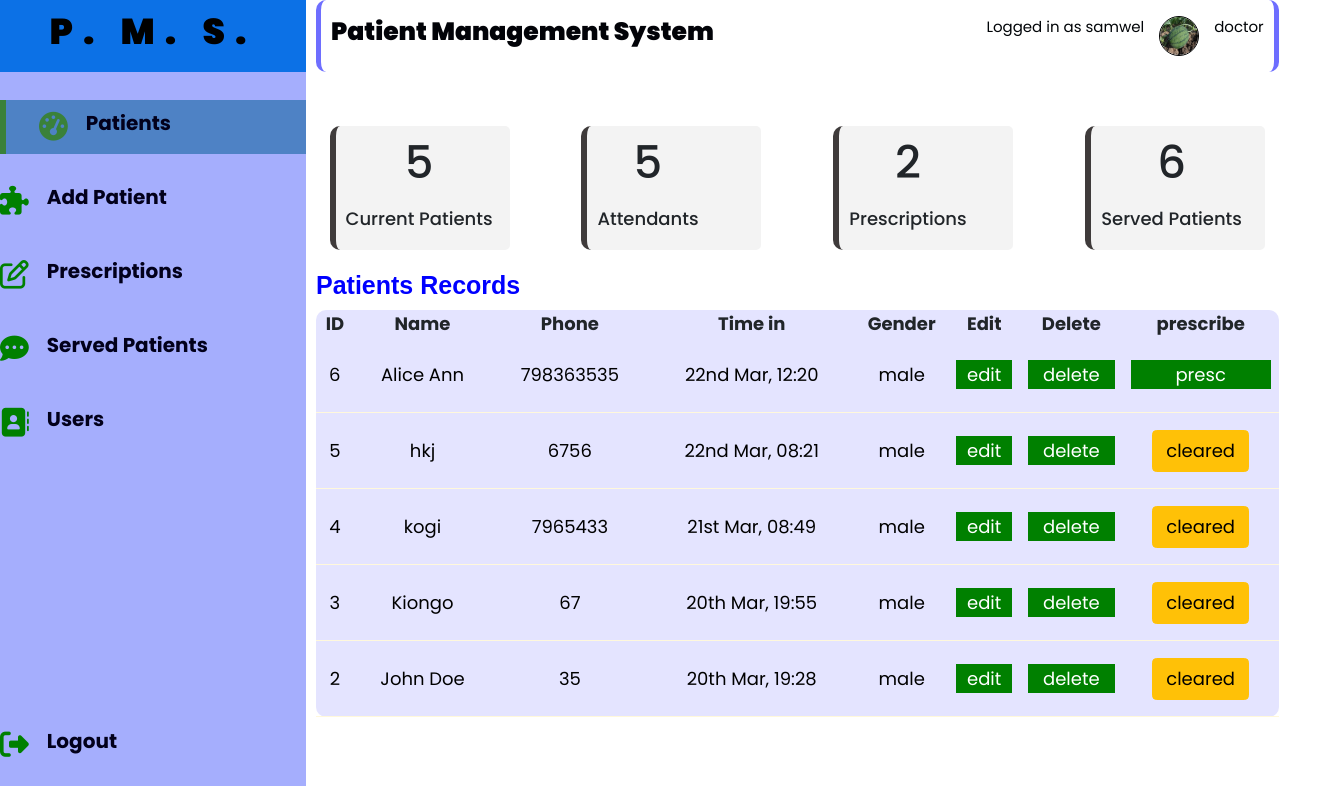
The page / (signed in) on the database its author committed.
### tables this page shows
CREATE TABLE `users` (
  `id` int(255) NOT NULL,
  `first_name` varchar(255) NOT NULL,
  `last_name` varchar(255) NOT NULL,
  `email` varchar(255) NOT NULL,
  `role` varchar(255) NOT NULL,
  `password` varchar(255) NOT NULL,
  `profile_photo` varchar(255) DEFAULT NULL,
  `is_admin` int(255) NOT NULL
);

CREATE TABLE `patients` (
  `id` int(255) NOT NULL,
  `patient_name` varchar(255) NOT NULL,
  `patient_email` varchar(255) NOT NULL,
  `patient_phone` int(255) NOT NULL,
  `dob` date NOT NULL,
  `weight` int(255) NOT NULL,
  `gender` varchar(255) NOT NULL,
  `blood_type` varchar(255) NOT NULL,
  `author_name` varchar(255) NOT NULL,
  `reg_time` datetime NOT NULL DEFAULT current_timestamp()
);

### index.php (the view, shortened to what this page needs)
<?php
include "config/config.php";
if (!isset($_SESSION['user-id'])) {
  header('Location: login.php');
  die();
} else {
  $current_user = $_SESSION['user-id'];
  $select_user = "SELECT * FROM users WHERE id = $current_user";
  $select_user_result = mysqli_query($dbconnection, $select_user);
  $select_array = mysqli_fetch_assoc($select_user_result);
}
?>
<?php include "header.php"; ?>
<div class="container-static">
  <aside>
    <div class="top">
      <div class="logo">
        <h2>P. M. S.</h2>
      </div>
    </div>
    <div class="side-bar">
      <a class="active" href="">
        <span><i class="fa fa-tachometer" aria-hidden="true"></i></span>
        <h3>Patients</h3>
      </a>
      <?php if ($select_array['role'] == 'doctor'): ?>
        <a href="add-patient.php">
          <span><span><i class="fa fa-puzzle-piece" aria-hidden="true"></i></span></span>
          <h3>Add Patient</h3>
        </a>
      <?php elseif ($select_array['role'] == 'pharmacist'): ?>
      <?php endif ?>
      <a href="prescriptions.php">
        <span><i class="fa fa-pencil-square-o" aria-hidden="true"></i>
        </span>
        <h3>Prescriptions</h3>
      </a>
      <a href="served_patients.php">
        <span><i class="fa fa-commenting" aria-hidden="true"></i>
        </span>
        <h3>Served Patients</h3>
      </a>
      <a href="users.php">
        <span><i class="fa fa-address-book" aria-hidden="true"></i>
        </span>
        <h3>Users</h3>
      </a>
      <a href="logout.php">
        <span><i class="fa fa-sign-out" aria-hidden="true"></i>
        </span>
        <h3>Logout</h3>
      </a>
    </div>
  </aside>
  <main>
    <div class="admin-header ">
      <div class="admin-logo">
        <h3>Patient Management System</h3>
      </div>
      <div class="profile">
        <p>Logged in as
          <?= $select_array['first_name'] ?>
        </p>
        <img src="users_profile/<?= $select_array['profile_photo'] ?>" height="50px" width="50px" alt="">
        <p>
          <?= $select_array['role'] ?>
        </p>
      </div>
    </div>
    <?php
    $count_patients_query = "SELECT * FROM patients";
    $count_patients_query_ress = mysqli_query($dbconnection, $count_patients_query);
    $patients_count = mysqli_num_rows($count_patients_query_ress);
    $count_prescription_query = "SELECT * FROM prescriptions";
    $count_prescription_query_ress = mysqli_query($dbconnection, $count_prescription_query);
    $prescriptions_count = mysqli_num_rows($count_prescription_query_ress);
    $count_doctor_query = "SELECT * FROM users";
    $count_doctor_query_ress = mysqli_query($dbconnection, $count_doctor_query);
    $doctor_count = mysqli_num_rows($count_doctor_query_ress);
    $count_served_query = "SELECT * FROM served_patients";
    $count_served_query_ress = mysqli_query($dbconnection, $count_served_query);
    $served_count = mysqli_num_rows($count_served_query_ress);
    ?>
    <div class="insights container d-flex">
      <div class="products col-md-3">
        <div class="middle">
          <div class="left">
            <h1>
              <?= $patients_count ?>
            </h1>
            <h3>
              <?php if ($patients_count == 1) {
                echo "Current Patient";
              } else {
                echo "Current Patients";
              } ?>
            </h3>
          </div>
        </div>
      </div>
      <div class="bids col-md-3">
        <div class="middle">
          <div class="left">
            <h1>
              <?= $doctor_count ?>
            </h1>
            <h3>
              <?php if ($prescriptions_count == 1) {
                echo "Attendant";
              } else {
                echo "Attendants";
              } ?>
            </h3>
          </div>
        </div>
      </div>
      <div class="users col-md-3">
        <div class="middle">
          <div class="left">
            <h1>
              <?= $prescriptions_count ?>
            </h1>
            <h3>
              <?php if ($prescriptions_count == 1) {
                echo "Prescription";
              } else {
                echo "Prescriptions";
              } ?>
            </h3>
          </div>
        </div>
      </div>
      <div class="users col-md-3">
        <div class="middle">
          <div class="left">
            <h1>
              <?= $served_count ?>
            </h1>
            <h3>
              <?php if ($served_count == 1) {
                echo "Served Patient";
              } else {
                echo "Served Patients";
              } ?>
            </h3>
          </div>
        </div>
      </div>
    </div>
    <?php
    $select_patients = "SELECT * FROM patients order by reg_time desc";
    $select_patients_result = mysqli_query($dbconnection, $select_patients);
    ?>
    <div class="recent-order">
      <h2>Patients Records</h2>
      <?php if (mysqli_num_rows($select_patients_result) > 0): ?>
        <table>
          <thead>
            <tr>
              <th>ID</th>
              <th>Name</th>
              <th>Phone</th>
              <th>Time in</th>
              <th>Gender</th>
              <?php if ($select_array['role'] == 'doctor'): ?>
                <th>Edit</th>
                <th>Delete</th>
              <?php elseif ($select_array['role'] == 'pharmacist'): ?>
                <p></p>
              <?php endif ?>
              <th>prescribe</th>
            </tr>
          </thead>
          <tbody>
            <?php while ($patient = mysqli_fetch_assoc($select_patients_result)): ?>
              <?php
              $patient_id = $patient['id'];
              $date = date_create($patient['reg_time']); ?>
              <?php
              $select_query = "SELECT * FROM served_patients WHERE patient_id = $patient_id";
              $select_ress = mysqli_query($dbconnection, $select_query);
              ?>
              <tr class="table-btn">
                <td>
                  <?= $patient['id'] ?>
                </td>
                <td>
                  <?= $patient['patient_name'] ?>
                </td>
                <td>
                  <?= $patient['patient_phone'] ?>
                </td>
                <td>
                  <?= date_format($date, "jS M, H:i") ?>
                </td>
                <td>
                  <?= $patient['gender'] ?>
                </td>
                <?php if ($select_array['role'] == 'doctor'): ?>
                  <td><a href="<?= ROOT_URL ?>edit-patient.php?id=<?= $patient['id'] ?>" class="edit-btn">edit</a></td>
                  <td><a href="<?= ROOT_URL ?>delete-patient.php?id=<?= $patient['id'] ?>" class="delete-btn">delete</a></td>
                <?php elseif ($select_array['role'] == 'pharmacist'): ?>
                  <p></p>
                <?php endif ?>
                <?php if (mysqli_num_rows($select_ress) == 0): ?>
                  <td><a href="<?= ROOT_URL ?>patient-presctiption.php?id=<?= $patient['id'] ?>" class="delete-btn">presc</a>
                  </td>
                <?php else: ?>
                  <td><button class="btn btn-warning">cleared</button></td>
                <?php endif ?>
              </tr>
            <?php endwhile ?>
          </tbody>
        </table>
      <?php else: ?>
        <p>No patients found;</p>
      <?php endif ?>
    </div>
  </main>
</div>
<?php include "footer.php" ?>

### header.php (shortened to what this page needs)
<!DOCTYPE html>
<html lang="en">
<head>
  <link rel="stylesheet" href="css/style.css" />
  <link href="vendor/bootstrap/css/bootstrap.min.css" rel="stylesheet">
</head>
<body>

### footer.php (shortened to what this page needs)
</body>
</html>

### css/style.css (style rules this page uses)
:root { --color-primary: rgb(58, 129, 58); --color-danger: rgb(219, 37, 37); --color-success: rgb(42, 173, 42); --color-warning: rgb(117, 117, 15); --color-white: #fff; --color-background: rgba(243, 243, 243, 0.479); }
* { margin: 0; padding: 0; outline: none; border: 0; text-decoration: none; list-style: none; box-sizing: border-box; font-family: 'Poppins', sans-serif; }
.table-btn a { padding: 1px; text-decoration: none; color: #fff!important; background-color: green; }
html { font-size: 18px; }
body { width: 100%; height: 100vh; font-family: "Times New Roman", Times, serif; font-size: 0.88rem; background-color: var(--color-background); user-select: none; overflow-x: hidden; }
a { color: rgb(0, 0, 0); }
img { display: block; width: 100%; }
h1 { font-weight: 800; font-size: 1.8rem; }
h2 { font-size: 1.4rem; }
h3 { font-size: 0.87rem; }
p { color: black; }
.container-static { display: grid; width: 96%; gap: 0rem; grid-template-columns: 17rem auto; }
aside { height: 100vh; }
aside .top { background: rgb(12, 113, 230); display: flex; align-items: center; justify-content: center; padding: 10px 4px; }
aside .logo { display: flex; align-items: center; justify-content: center; color: rgb(0, 0, 0); }
aside .logo h2 { letter-spacing: 10px; font-weight: 900; text-align: center; }
aside .side-bar { background-color: rgba(146, 157, 253, 0.822); display: flex; flex-direction: column; height: 100vh; position: relative; padding-top: 1rem; }
aside h3 { font-weight: 700; font-size: 20px; color: rgb(2, 0, 27); }
aside .side-bar a { display: flex; color: green; margin: 10px 0; gap: 1rem; font-size: 18px; align-items: center; position: relative; height: 3rem; font-weight: 700; transition: all 300ms ease; text-decoration: none; }
aside .side-bar a span { font-size: 1.6rem; }
aside .side-bar a:last-child { position: absolute; bottom: 5rem; width: 100%; }
aside .side-bar a.active, a:hover { background: rgb(78, 130, 197); color: black; font-weight: 700; margin-left: 0; }
aside .side-bar a.active:before { content: ""; width: 6px; height: 100%; background-color: var(--color-primary); }
aside .side-bar a.active span { color: var(--color-primary); margin-left: calc(1rem - 3px); }
.admin-header { display: flex; justify-content: space-between; align-items: center; border-bottom-left-radius: 10px; border-top-left-radius: 10px; border-left: 5px solid rgb(110, 110, 255); border-bottom-right-radius: 10px; border-top-right-radius: 10px; border-right: 5px solid rgb(110, 110, 255); height: 4rem; padding: 0 10px; }
.admin-header .admin-logo h3 { color: #020308; font-size: 25px; font-weight: 900; }
.admin-header .profile p { color: rgb(1, 4, 7); font-size: 15px; }
.admin-header .profile { display: flex; justify-content: space-around; gap: 15px; }
.admin-header .profile img { height: 40px; width: 40px; border-radius: 50%; border: 1px solid black; }
main { padding-left: 10px; }
main .insights { display: flex; justify-content: space-between; flex-wrap: wrap; }
main .insights>div { background-color: rgb(243, 243, 243); padding: 10px; text-align: center; width: 10rem; margin-top: 3rem; transition: all 300s ease; border-left: 6px solid rgb(63, 59, 59); border-bottom-left-radius: 10px; border-top-left-radius: 10px; border-bottom-right-radius: 5px; border-top-right-radius: 5px; }
main .insights>div .middle { display: flex; align-items: center; justify-content: space-between; }
main .insights h3 { margin: 1rem 0 0.6rem; font-size: 1rem; }
main .recent-order { margin-top: 20px; margin-bottom: 0.8rem; }
main .recent-order h2 { margin: 10px 0; color: blue; font-size: 25px; font-weight: 600; }
main .recent-order table { background-color: rgb(228, 228, 255); width: 100%; border-radius: 10px; padding: 10px; text-align: center; transition: all 300ms ease; }
main .recent-order h2 { font-family: "Franklin Gothic Medium", "Arial Narrow", Arial, sans-serif; }
main table tbody td { height: 2.8rem; border-bottom: 1px solid cornsilk; color: black; padding: 5px 8px; }
main table tbody tr:last-child { border: none; }
main .recent-order a { text-align: center; display: block; margin: 1rem auto; color: var(--color-primary); }

### rows shown on the page
users: first_name "samwel", profile_photo (picture), role "doctor"
patients: id "6", patient_name "Alice Ann", patient_phone "798363535", reg_time "22nd Mar, 12:20", gender "male"
patients: id "5", patient_name "hkj", patient_phone "6756", reg_time "22nd Mar, 08:21", gender "male", shows "cleared"
patients: id "4", patient_name "kogi", patient_phone "7965433", reg_time "21st Mar, 08:49", gender "male", shows "cleared"
patients: id "3", patient_name "Kiongo", patient_phone "67", reg_time "20th Mar, 19:55", gender "male", shows "cleared"
patients: id "2", patient_name "John Doe", patient_phone "35", reg_time "20th Mar, 19:28", gender "male", shows "cleared"

### other values the page prints
$patients_count "5"
$doctor_count "5"
$prescriptions_count "2"
$served_count "6"
